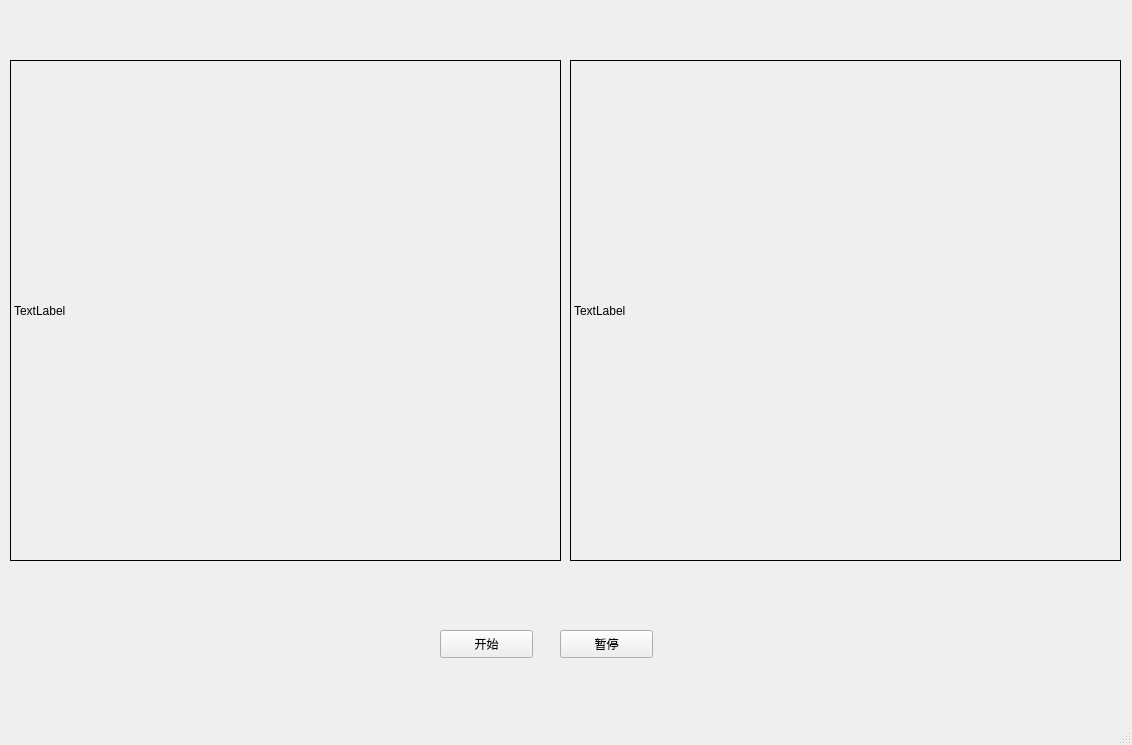
<?xml version="1.0" encoding="UTF-8"?>
<ui version="4.0">
 <class>MainWindow</class>
 <widget class="QMainWindow" name="MainWindow">
  <property name="geometry">
   <rect>
    <x>0</x>
    <y>0</y>
    <width>1132</width>
    <height>745</height>
   </rect>
  </property>
  <property name="windowTitle">
   <string>MainWindow</string>
  </property>
  <widget class="QWidget" name="centralwidget">
   <widget class="QLabel" name="label">
    <property name="geometry">
     <rect>
      <x>10</x>
      <y>60</y>
      <width>551</width>
      <height>501</height>
     </rect>
    </property>
    <property name="frameShape">
     <enum>QFrame::Box</enum>
    </property>
    <property name="text">
     <string>TextLabel</string>
    </property>
   </widget>
   <widget class="QLabel" name="label_2">
    <property name="geometry">
     <rect>
      <x>570</x>
      <y>60</y>
      <width>551</width>
      <height>501</height>
     </rect>
    </property>
    <property name="frameShape">
     <enum>QFrame::Box</enum>
    </property>
    <property name="text">
     <string>TextLabel</string>
    </property>
   </widget>
   <widget class="QPushButton" name="start_btn">
    <property name="geometry">
     <rect>
      <x>440</x>
      <y>630</y>
      <width>93</width>
      <height>28</height>
     </rect>
    </property>
    <property name="text">
     <string>开始</string>
    </property>
   </widget>
   <widget class="QPushButton" name="stop_btn">
    <property name="geometry">
     <rect>
      <x>560</x>
      <y>630</y>
      <width>93</width>
      <height>28</height>
     </rect>
    </property>
    <property name="text">
     <string>暂停</string>
    </property>
   </widget>
  </widget>
  <widget class="QMenuBar" name="menubar">
   <property name="geometry">
    <rect>
     <x>0</x>
     <y>0</y>
     <width>1132</width>
     <height>26</height>
    </rect>
   </property>
  </widget>
  <widget class="QStatusBar" name="statusbar"/>
 </widget>
 <resources/>
 <connections/>
</ui>
